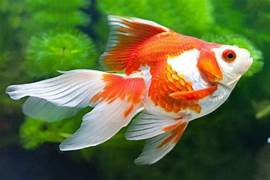
#> input picture exam2/a.jpg, 270 x 180 px
$ jupyter execute 'De 2.IPYNB'
#> lines starting #> are read from the running program, lines starting #| are printed output that depends on the picture; after the words box and inside, x2 and y2 are one past the last pixel; in counts of white or black regions, pixels touching at a corner belong together
# Họ và Tên
# MSSV

### Câu 1 (2 điểm): Cho một ảnh bất kỳ (tên ảnh do sinh viên tự đặt, ví dụ: `my_image.jpg`) và thực hiện các yêu cầu sau:

* Viết chương trình sử dụng Bilateral filter để làm mịn ảnh. (0.5 điểm)
* Viết chương trình sử dụng Canny Edge Detection để xác định biên của hình ảnh. (0.5 điểm)
* Đổi màu ảnh bằng cách hoán đổi kênh màu theo thứ tự (ví dụ: BGR → BRG) và lưu thành tên dạng `[ten_anh]_swapped.jpg`. (0.5 điểm)
* Chuyển ảnh sang không gian màu YCrCb và tách riêng 3 kênh Y, Cr, Cb, lưu thành ảnh grayscale tương ứng (`[ten_anh]_Y.jpg`, `[ten_anh]_Cr.jpg`, `[ten_anh]_Cb.jpg`). (0.5 điểm)

[cell 1]
import cv2
import matplotlib.pyplot as plt

# Đọc ảnh
image = cv2.imread('a.jpg')
#> image is the input picture: shape (180, 270, 3); mean B, G, R 61.7, 109.1, 98.8

# Bilateral Filter
smoothed_image = cv2.bilateralFilter(image, d=15, sigmaColor=75, sigmaSpace=75)
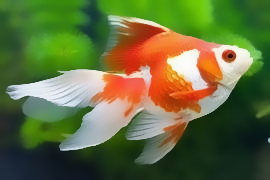
#> smoothed_image: shape (180, 270, 3); mean B, G, R 61.5, 108.9, 98.8
cv2.imwrite('result_img_c1/a_smoothed.jpg', smoothed_image)

# Canny Edge Detection
gray_image = cv2.cvtColor(image, cv2.COLOR_BGR2GRAY)
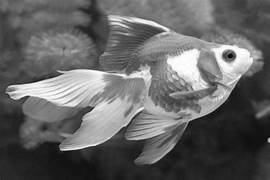
#> gray_image: shape (180, 270); min 4, max 255, mean 100.6
edges = cv2.Canny(gray_image, threshold1=100, threshold2=200)
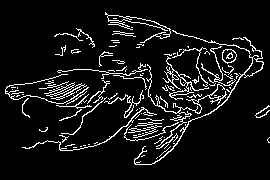
#> edges: shape (180, 270); 8.2% white in thin lines or dots, all inside (x1, y1, x2, y2) = (5, 12, 270, 165)
cv2.imwrite('result_img_c1/a_edges.jpg', edges)

# BGR → BRG
swapped_image = image[:, :, [0, 2, 1]]
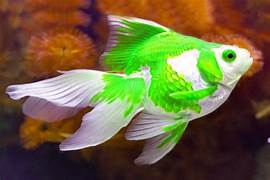
#> swapped_image: shape (180, 270, 3); mean B, G, R 61.7, 98.8, 109.1
cv2.imwrite('result_img_c1/a_swapped.jpg', swapped_image)

# YCrCb
ycrcb_image = cv2.cvtColor(image, cv2.COLOR_BGR2YCrCb)
#> ycrcb_image: shape (180, 270, 3); mean of channels 0, 1, 2 100.6, 126.7, 106
Y, Cr, Cb = cv2.split(ycrcb_image)
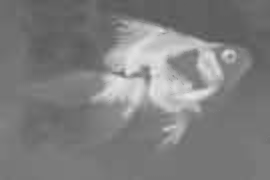
#> Cr: shape (180, 270); min 83, max 231, mean 126.7
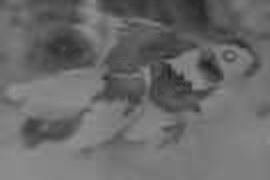
#> Cb: shape (180, 270); min 31, max 146, mean 106

# Lưu
cv2.imwrite('result_img_c1/a_Y.jpg', Y)
cv2.imwrite('result_img_c1/a_Cr.jpg', Cr)
cv2.imwrite('result_img_c1/a_Cb.jpg', Cb)

# Hiển thị kết quả
plt.figure(figsize=(12, 8))

plt.subplot(2, 3, 1)
plt.title('Original Image')
plt.imshow(cv2.cvtColor(image, cv2.COLOR_BGR2RGB))
plt.axis('off')

plt.subplot(2, 3, 2)
plt.title('Smoothed Image')
plt.imshow(cv2.cvtColor(smoothed_image, cv2.COLOR_BGR2RGB))
plt.axis('off')

plt.subplot(2, 3, 3)
plt.title('Canny Edges')
plt.imshow(edges, cmap='gray')
plt.axis('off')

plt.subplot(2, 3, 4)
plt.title('Swapped Image (BGR to BRG)')
plt.imshow(cv2.cvtColor(swapped_image, cv2.COLOR_BGR2RGB))
plt.axis('off')

plt.subplot(2, 3, 5)
plt.title('Y Channel')
plt.imshow(Y, cmap='gray')
plt.axis('off')

plt.subplot(2, 3, 6)
plt.title('Cr Channel')
plt.imshow(Cr, cmap='gray')
plt.axis('off')

plt.tight_layout()
plt.show()
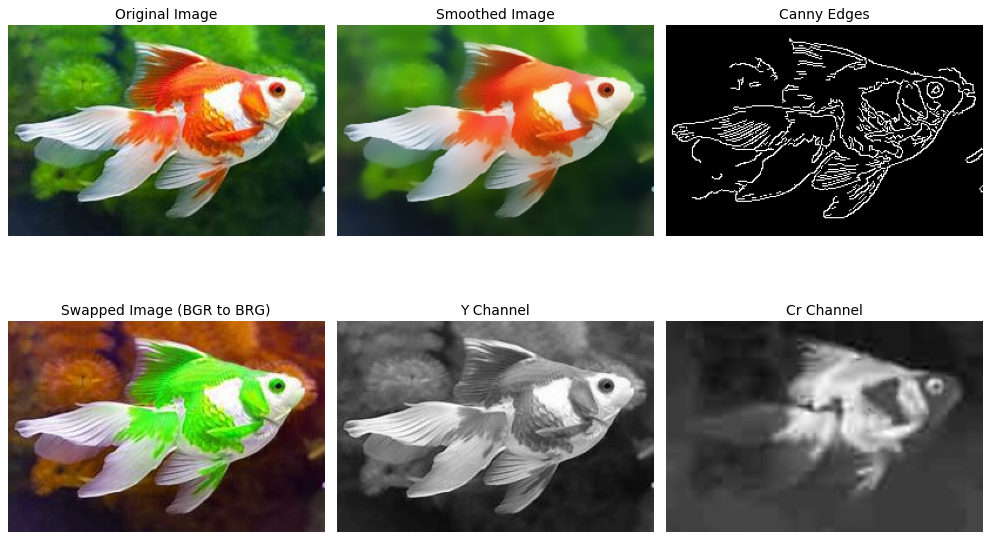
#> figure drawn by matplotlib, 6 panels

$ run again, with BAI_KT_CUOIKY/b.jpg copied over exam2/a.jpg
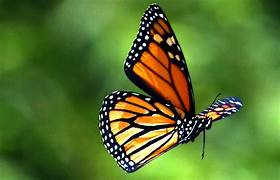
#> input picture BAI_KT_CUOIKY/b.jpg, 280 x 180 px
#> image is the input picture: shape (180, 280, 3); mean B, G, R 45.5, 114.7, 86.1
#> `edges = cv2.Canny(gray_image, threshold1=100, threshold2=200)`:
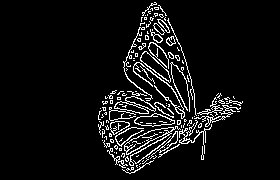
#> edges: shape (180, 280); 6.7% white in thin lines or dots, all inside (x1, y1, x2, y2) = (98, 2, 243, 174)
#> ycrcb_image: shape (180, 280, 3); mean of channels 0, 1, 2 98.2, 119.3, 98.2
#> `Y, Cr, Cb = cv2.split(ycrcb_image)`:
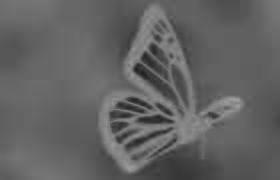
#> Cb: shape (180, 280); min 31, max 158, mean 98.2
